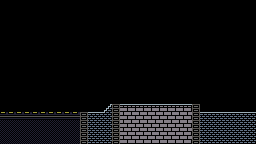

This is a level from a 2D game, rendered from its Tiled map with the project's own tilesets. A one-line summary and the complete map file follow:
An orthogonal 32x18 tile map with 8x8 px tiles, 1 tile layer (Tile Layer 1), 3 tilesets.

<map version="1.9" tiledversion="1.9.2" orientation="orthogonal" renderorder="right-down" width="32" height="18" tilewidth="8" tileheight="8" infinite="0" nextlayerid="2" nextobjectid="1">
 <tileset firstgid="1" source="../../tilesets/bricks.tsx" />
 <tileset firstgid="3" source="../../tilesets/Tiles-1.tsx" />
 <tileset firstgid="18" source="../../tilesets/Tiles-2.tsx" />
 <layer id="1" name="Tile Layer 1" width="32" height="18">
  <data encoding="csv">
0,0,0,0,0,0,0,0,0,0,0,0,0,0,0,0,0,0,0,0,0,0,0,0,0,0,0,0,0,0,0,0,
0,0,0,0,0,0,0,0,0,0,0,0,0,0,0,0,0,0,0,0,0,0,0,0,0,0,0,0,0,0,0,0,
0,0,0,0,0,0,0,0,0,0,0,0,0,0,0,0,0,0,0,0,0,0,0,0,0,0,0,0,0,0,0,0,
0,0,0,0,0,0,0,0,0,0,0,0,0,0,0,0,0,0,0,0,0,0,0,0,0,0,0,0,0,0,0,0,
0,0,0,0,0,0,0,0,0,0,0,0,0,0,0,0,0,0,0,0,0,0,0,0,0,0,0,0,0,0,0,0,
0,0,0,0,0,0,0,0,0,0,0,0,0,0,0,0,0,0,0,0,0,0,0,0,0,0,0,0,0,0,0,0,
0,0,0,0,0,0,0,0,0,0,0,0,0,0,0,0,0,0,0,0,0,0,0,0,0,0,0,0,0,0,0,0,
0,0,0,0,0,0,0,0,0,0,0,0,0,0,0,0,0,0,0,0,0,0,0,0,0,0,0,0,0,0,0,0,
0,0,0,0,0,0,0,0,0,0,0,0,0,0,0,0,0,0,0,0,0,0,0,0,0,0,0,0,0,0,0,0,
0,0,0,0,0,0,0,0,0,0,0,0,0,0,0,0,0,0,0,0,0,0,0,0,0,0,0,0,0,0,0,0,
0,0,0,0,0,0,0,0,0,0,0,0,0,0,0,0,0,0,0,0,0,0,0,0,0,0,0,0,0,0,0,0,
0,0,0,0,0,0,0,0,0,0,0,0,0,0,0,0,0,0,0,0,0,0,0,0,0,0,0,0,0,0,0,0,
0,0,0,0,0,0,0,0,0,0,0,0,0,0,0,0,0,0,0,0,0,0,0,0,0,0,0,0,0,0,0,0,
0,0,0,0,0,0,0,0,0,0,0,0,0,24,41,20,20,20,20,20,20,20,20,20,41,0,0,0,0,0,0,0,
39,39,39,39,39,39,39,39,39,39,41,25,25,34,41,30,30,30,30,30,30,30,30,30,41,25,25,25,25,25,25,25,
49,49,49,49,49,49,49,49,49,49,41,35,35,35,41,30,30,30,30,30,30,30,30,30,41,35,35,35,35,35,35,35,
49,49,49,49,49,49,49,49,49,49,41,35,35,35,41,30,30,30,30,30,30,30,30,30,41,35,35,35,35,35,35,35,
49,49,49,49,49,49,49,49,49,49,41,35,35,35,41,30,30,30,30,30,30,30,30,30,41,35,35,35,35,35,35,35
</data>
 </layer>
</map>